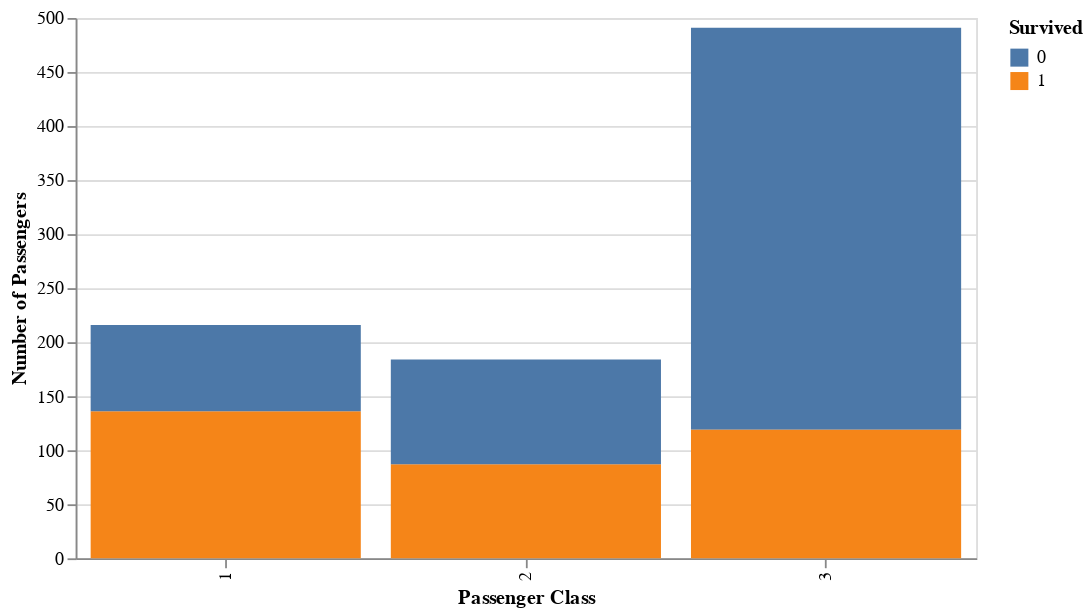

Notebook code cell kept with this figure:
### Code cell
(
    df
    .plot.bar(
        x=alt.X("Pclass:O").title("Passenger Class"),
        y=alt.Y("count()").title("Number of Passengers"),
        color=alt.Color("Survived:N", legend=alt.Legend(title="Survived")),
        tooltip=[
            alt.Tooltip("Pclass").title("Class"),
            alt.Tooltip("Survived"),
            alt.Tooltip("count()").title("Pax Count")
        ]
        )
        .properties
        (
            width=500
        )
    )

### Figure 1 — Vega-Lite specification as saved in the notebook (floating-point values rounded to 4 significant figures; data arrays with more than 128 entries replaced by an {"elided": "..."} marker saying what was removed)
{"config": {"view": {"continuousWidth": 300, "continuousHeight": 300}}, "data": {"name": "data-eb4c1b9997f51a02fdb9c236c9019e4c"}, "mark": {"type": "bar", "tooltip": true}, "encoding": {"color": {"field": "Survived", "legend": {"title": "Survived"}, "type": "nominal"}, "tooltip": [{"field": "Pclass", "title": "Class", "type": "quantitative"}, {"field": "Survived", "type": "quantitative"}, {"aggregate": "count", "title": "Pax Count", "type": "quantitative"}], "x": {"field": "Pclass", "title": "Passenger Class", "type": "ordinal"}, "y": {"aggregate": "count", "title": "Number of Passengers", "type": "quantitative"}}, "params": [{"name": "param_3", "select": {"type": "interval", "encodings": ["x", "y"]}, "bind": "scales"}], "width": 500, "$schema": "https://vega.github.io/schema/vega-lite/v5.20.1.json", "datasets": {"data-eb4c1b9997f51a02fdb9c236c9019e4c": {"elided": "891 records"}}}
